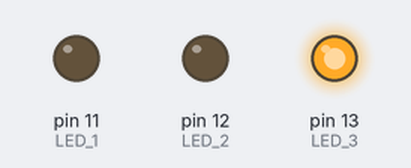
The sketch below on a simulated Arduino Uno, built with avr-gcc and run on an emulated ATmega328P. On the bench: output pins drawn as LEDs (lit = HIGH).

Above: at 0.5 s.
At 1.5 s:
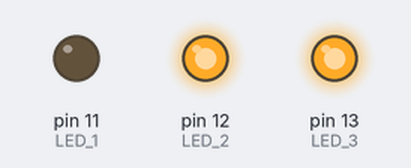
At 2.5 s:
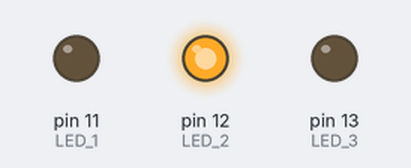
At 5.5 s:
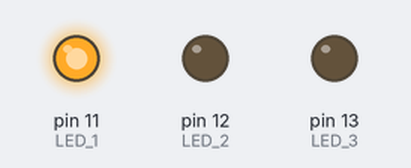
At 6.5 s:
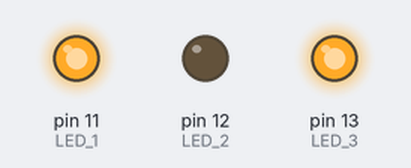
Timing chart, 0 to 7.8 s (numbered marks = the images above):
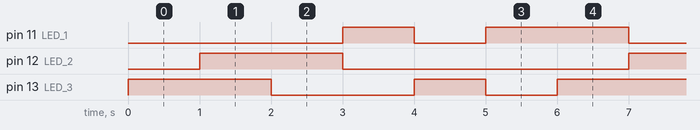

The sketch:

charlieplexing.ino
```cpp
const int LED_1=11;
const int LED_2=12;
const int LED_3=13;
void setup()
{
}
void loop()
{
  pinMode(LED_1,INPUT);
  digitalWrite(LED_1,LOW);
  pinMode(LED_2,OUTPUT);
  digitalWrite(LED_2,LOW);
  pinMode(LED_3,OUTPUT);
  digitalWrite(LED_3,HIGH);
  delay(1000);
   pinMode(LED_1,OUTPUT);
  digitalWrite(LED_1,LOW);
  pinMode(LED_2,OUTPUT);
  digitalWrite(LED_2,HIGH);
  pinMode(LED_3,INPUT);
  digitalWrite(LED_3,LOW);
  delay(1000);
   pinMode(LED_1,INPUT);
  digitalWrite(LED_1,LOW);
  pinMode(LED_2,OUTPUT);
  digitalWrite(LED_2,HIGH);
  pinMode(LED_3,OUTPUT);
  digitalWrite(LED_3,LOW);
  delay(1000);
   pinMode(LED_1,OUTPUT);
  digitalWrite(LED_1,HIGH);
  pinMode(LED_2,OUTPUT);
  digitalWrite(LED_2,LOW);
  pinMode(LED_3,INPUT);
  digitalWrite(LED_3,LOW);
  delay(1000);
   pinMode(LED_1,OUTPUT);
  digitalWrite(LED_1,LOW);
  pinMode(LED_2,INPUT);
  digitalWrite(LED_2,LOW);
  pinMode(LED_3,OUTPUT);
  digitalWrite(LED_3,HIGH);
  delay(1000);
   pinMode(LED_1,OUTPUT);
  digitalWrite(LED_1,HIGH);
  pinMode(LED_2,INPUT);
  digitalWrite(LED_2,LOW);
  pinMode(LED_3,OUTPUT);
  digitalWrite(LED_3,LOW);
  delay(1000);
}
```

Measured:
- by itself, pin 11 (LED_1): repeats every 6.0 s: LOW 1.0 s, HIGH 2.0 s, LOW 2.0 s, HIGH 1.0 s
- by itself, pin 12 (LED_2): alternates HIGH for 2.0 s and LOW for 4.0 s
- by itself, pin 13 (LED_3): repeats every 6.0 s: LOW 2.0 s, HIGH 1.0 s, LOW 1.0 s, HIGH 2.0 s
